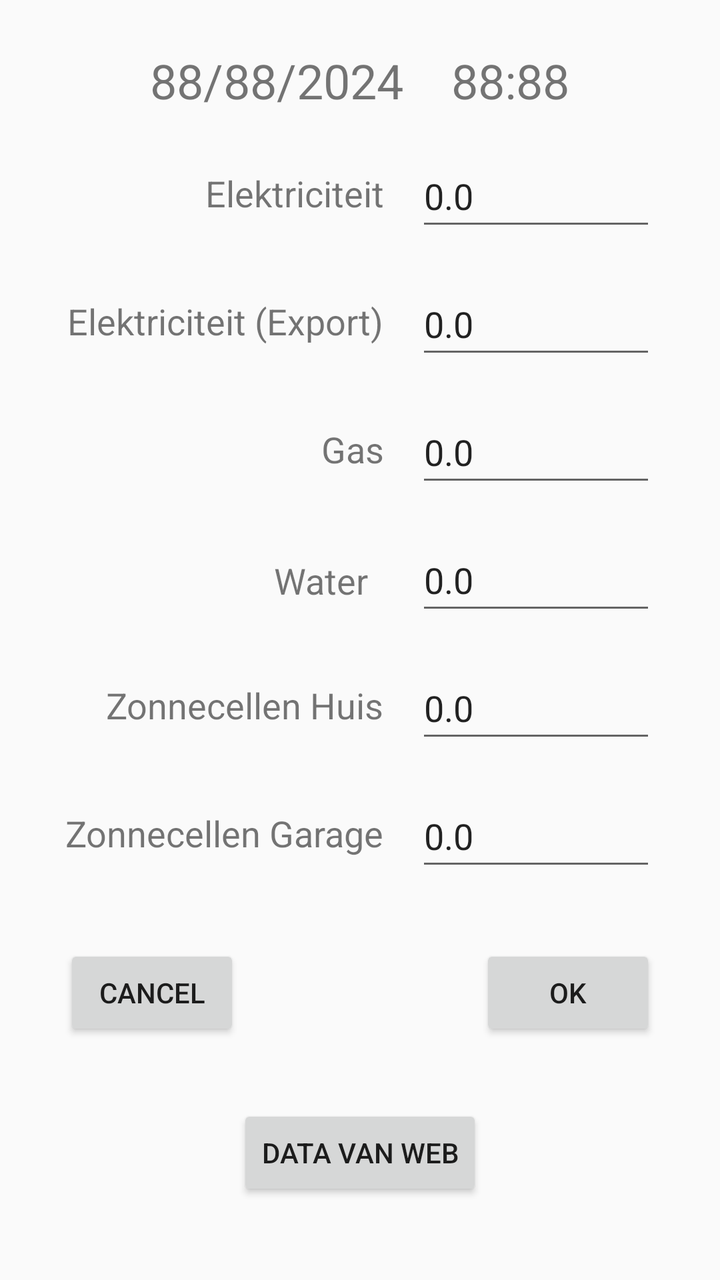
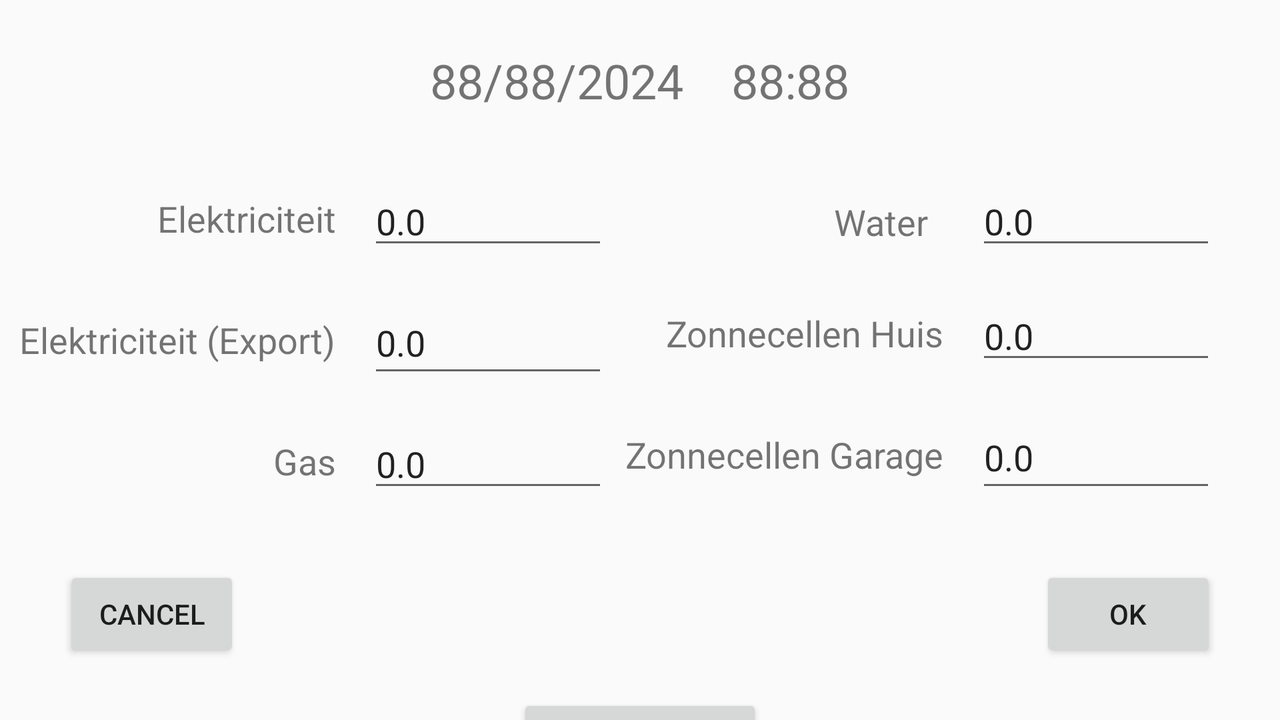

The same Android screen from two of the app's own layout files: first res/layout/ as a phone draws it, then the repository's variant for another configuration, drawn on a device whose configuration selects that folder. Both files follow.
<!-- AndroidManifest.xml: application theme AppTheme -->
<!-- res/layout/fragment_geef_data_in.xml -->
<?xml version="1.0" encoding="utf-8"?>
<FrameLayout xmlns:android="http://schemas.android.com/apk/res/android"
    xmlns:tools="http://schemas.android.com/tools"
    android:layout_width="match_parent"
    android:layout_height="match_parent"
    xmlns:app="http://schemas.android.com/apk/res-auto"
    tools:context=".ui.GeefDataInFragment">


    <androidx.constraintlayout.widget.ConstraintLayout
        android:layout_width="match_parent"
        android:layout_height="match_parent">

        <TextView
            android:id="@+id/RegistratieTijd"
            android:layout_width="wrap_content"
            android:layout_height="0dp"
            android:layout_marginStart="150dp"
            android:layout_marginTop="24dp"
            android:drawableLeft="@drawable/ic_access_time_black_24dp"
            android:text="88:88"
            android:textSize="24sp"
            android:visibility="visible"
            app:layout_constraintEnd_toEndOf="parent"
            app:layout_constraintStart_toStartOf="parent"
            app:layout_constraintTop_toTopOf="parent" />

        <TextView
            android:id="@+id/RegistratieDatum"
            android:layout_width="wrap_content"
            android:layout_height="wrap_content"
            android:layout_marginEnd="24dp"
            android:drawableLeft="@drawable/ic_date_range_black_24dp"
            android:text="88/88/2024"
            android:textSize="24sp"
            app:layout_constraintBottom_toBottomOf="@+id/RegistratieTijd"
            app:layout_constraintEnd_toStartOf="@+id/RegistratieTijd"
            app:layout_constraintTop_toTopOf="@+id/RegistratieTijd" />


        <TextView
            android:id="@+id/textElec"
            android:layout_width="wrap_content"
            android:layout_height="wrap_content"
            android:layout_marginEnd="16dp"
            android:text="@string/dialog_tv_el_meter"
            android:textSize="18sp"
            app:layout_constraintBottom_toBottomOf="@+id/EdtEL"
            app:layout_constraintEnd_toStartOf="@+id/EdtEL"
            app:layout_constraintTop_toTopOf="@+id/EdtEL" />

        <EditText
            android:id="@+id/EdtEL"
            android:layout_width="120dp"
            android:layout_height="wrap_content"
            android:layout_marginTop="16dp"
            android:layout_marginEnd="32dp"
            android:inputType="numberDecimal"
            android:minHeight="48dp"
            android:selectAllOnFocus="true"
            android:text="0.0"
            app:layout_constraintEnd_toEndOf="parent"
            app:layout_constraintTop_toBottomOf="@+id/RegistratieTijd" />

        <TextView
            android:id="@+id/textElecEx"
            android:layout_width="wrap_content"
            android:layout_height="wrap_content"
            android:layout_marginEnd="16dp"
            android:text="@string/dialog_tv_el_meter_ex"
            android:textSize="18sp"
            app:layout_constraintBottom_toBottomOf="@+id/EdtELEx"
            app:layout_constraintEnd_toStartOf="@+id/EdtELEx"
            app:layout_constraintTop_toTopOf="@+id/EdtELEx" />

        <EditText
            android:id="@+id/EdtELEx"
            android:layout_width="120dp"
            android:layout_height="wrap_content"
            android:layout_marginTop="16dp"
            android:layout_marginEnd="32dp"
            android:inputType="numberDecimal"
            android:minHeight="48dp"
            android:selectAllOnFocus="true"
            android:text="0.0"
            app:layout_constraintEnd_toEndOf="parent"
            app:layout_constraintTop_toBottomOf="@+id/EdtEL" />

        <TextView
            android:id="@+id/textgas"
            android:layout_width="wrap_content"
            android:layout_height="wrap_content"
            android:layout_marginEnd="16dp"
            android:text="@string/dialog_tv_ga_meter"
            android:textSize="18sp"
            app:layout_constraintBottom_toBottomOf="@+id/EdtGas"
            app:layout_constraintEnd_toStartOf="@+id/EdtGas"
            app:layout_constraintTop_toTopOf="@+id/EdtGas" />

        <EditText
            android:id="@+id/EdtGas"
            android:layout_width="120dp"
            android:layout_height="wrap_content"
            android:layout_marginTop="16dp"
            android:layout_marginEnd="32dp"
            android:inputType="numberDecimal"
            android:minHeight="48dp"
            android:selectAllOnFocus="true"
            android:text="0.0"
            app:layout_constraintEnd_toEndOf="parent"
            app:layout_constraintTop_toBottomOf="@+id/EdtELEx" />

        <TextView
            android:id="@+id/textwater"
            android:layout_width="55dp"
            android:layout_height="21dp"
            android:layout_marginEnd="16dp"
            android:text="@string/dialog_tv_wa_meter"
            android:textSize="18sp"
            app:layout_constraintBottom_toBottomOf="@+id/EdtWat"
            app:layout_constraintEnd_toStartOf="@+id/EdtWat"
            app:layout_constraintTop_toTopOf="@+id/EdtWat" />

        <EditText
            android:id="@+id/EdtWat"
            android:layout_width="120dp"
            android:layout_height="wrap_content"
            android:layout_marginTop="16dp"
            android:layout_marginEnd="32dp"
            android:inputType="numberDecimal"
            android:minHeight="48dp"
            android:selectAllOnFocus="true"
            android:text="0.0"
            app:layout_constraintEnd_toEndOf="parent"
            app:layout_constraintTop_toBottomOf="@+id/EdtGas" />

        <TextView
            android:id="@+id/textpv"
            android:layout_width="wrap_content"
            android:layout_height="wrap_content"
            android:layout_marginEnd="16dp"
            android:text="@string/dialog_tv_pv_meter"
            android:textSize="18sp"
            app:layout_constraintBottom_toBottomOf="@+id/EdtPV"
            app:layout_constraintEnd_toStartOf="@+id/EdtPV"
            app:layout_constraintTop_toTopOf="@+id/EdtPV" />

        <EditText
            android:id="@+id/EdtPV"
            android:layout_width="120dp"
            android:layout_height="wrap_content"
            android:layout_marginTop="16dp"
            android:layout_marginEnd="32dp"
            android:inputType="numberDecimal"
            android:minHeight="48dp"
            android:selectAllOnFocus="true"
            android:text="0.0"
            app:layout_constraintEnd_toEndOf="parent"
            app:layout_constraintTop_toBottomOf="@+id/EdtWat" />

        <TextView
            android:id="@+id/textpv2"
            android:layout_width="wrap_content"
            android:layout_height="wrap_content"
            android:layout_marginEnd="16dp"
            android:text="@string/dialog_tv_pv_meter2"
            android:textSize="18sp"
            app:layout_constraintBottom_toBottomOf="@+id/EdtPV2"
            app:layout_constraintEnd_toStartOf="@+id/EdtPV2"
            app:layout_constraintTop_toTopOf="@+id/EdtPV2" />

        <EditText
            android:id="@+id/EdtPV2"
            android:layout_width="120dp"
            android:layout_height="wrap_content"
            android:layout_marginTop="16dp"
            android:layout_marginEnd="32dp"
            android:inputType="numberDecimal"
            android:minHeight="48dp"
            android:selectAllOnFocus="true"
            android:text="0.0"
            app:layout_constraintEnd_toEndOf="parent"
            app:layout_constraintTop_toBottomOf="@+id/EdtPV" />

        <Button
            android:id="@+id/buttonsave"
            android:layout_width="wrap_content"
            android:layout_height="wrap_content"
            android:layout_marginTop="32dp"
            android:layout_marginEnd="32dp"
            android:text="@android:string/ok"
            app:layout_constraintEnd_toEndOf="parent"
            app:layout_constraintTop_toBottomOf="@+id/EdtPV2" />

        <Button
            android:id="@+id/buttoncancel"
            android:layout_width="wrap_content"
            android:layout_height="wrap_content"
            android:layout_marginStart="32dp"
            android:text="@android:string/cancel"
            app:layout_constraintBottom_toBottomOf="@+id/buttonsave"
            app:layout_constraintStart_toStartOf="parent"
            app:layout_constraintTop_toTopOf="@+id/buttonsave" />

        <Button
            android:id="@+id/buttonpopulate"
            android:layout_width="wrap_content"
            android:layout_height="wrap_content"
            android:layout_marginTop="32dp"
            android:text="@string/knop_populate"
            app:layout_constraintEnd_toEndOf="parent"
            app:layout_constraintStart_toStartOf="parent"
            app:layout_constraintTop_toBottomOf="@+id/buttonsave" />

    </androidx.constraintlayout.widget.ConstraintLayout>
</FrameLayout>
<!-- resources referenced by this layout -->
<resources>
  <string name="dialog_tv_el_meter">Elektriciteit</string>
  <string name="dialog_tv_el_meter_ex">Elektriciteit (Export)</string>
  <string name="dialog_tv_ga_meter">Gas</string>
  <string name="dialog_tv_pv_meter">Zonnecellen Huis</string>
  <string name="dialog_tv_pv_meter2">Zonnecellen Garage</string>
  <string name="dialog_tv_wa_meter">Water</string>
  <string name="knop_populate">Data van web</string>
  <style name="AppTheme" parent="Theme.AppCompat.DayNight.DarkActionBar">
          
          <item name="colorPrimary">@color/colorPrimary</item>
          <item name="colorPrimaryDark">@color/colorPrimaryDark</item>
          <item name="colorAccent">@color/colorAccent</item>
          <item name="colorSecondary">@color/colorSecondary</item>
          <item name="android:windowSplashScreenBackground">@color/colorSecondary</item>
      </style>
  <color name="colorPrimary">#8BC34A</color>
  <color name="colorPrimaryDark">#4CAF50</color>
  <color name="colorAccent">#009688</color>
  <color name="colorSecondary">#FF5722</color>
</resources>
<!-- res/layout-land/fragment_geef_data_in.xml (the repository's variant of the layout above) -->
<!-- drawn on the phone turned sideways -->
<?xml version="1.0" encoding="utf-8"?>
<FrameLayout xmlns:android="http://schemas.android.com/apk/res/android"
xmlns:tools="http://schemas.android.com/tools"
android:layout_width="match_parent"
android:layout_height="match_parent"
xmlns:app="http://schemas.android.com/apk/res-auto"
tools:context=".ui.GeefDataInFragment">


<androidx.constraintlayout.widget.ConstraintLayout
    android:layout_width="match_parent"
    android:layout_height="match_parent">

    <TextView
        android:id="@+id/RegistratieTijd"
        android:layout_width="wrap_content"
        android:layout_height="0dp"
        android:layout_marginStart="150dp"
        android:layout_marginTop="24dp"
        android:drawableLeft="@drawable/ic_access_time_black_24dp"
        android:text="88:88"
        android:textSize="24sp"
        android:visibility="visible"
        app:layout_constraintEnd_toEndOf="parent"
        app:layout_constraintStart_toStartOf="parent"
        app:layout_constraintTop_toTopOf="parent" />

    <TextView
        android:id="@+id/RegistratieDatum"
        android:layout_width="wrap_content"
        android:layout_height="wrap_content"
        android:layout_marginEnd="24dp"
        android:drawableLeft="@drawable/ic_date_range_black_24dp"
        android:text="88/88/2024"
        android:textSize="24sp"
        app:layout_constraintBottom_toBottomOf="@+id/RegistratieTijd"
        app:layout_constraintEnd_toStartOf="@+id/RegistratieTijd"
        app:layout_constraintTop_toTopOf="@+id/RegistratieTijd" />


    <TextView
        android:id="@+id/textElec"
        android:layout_width="wrap_content"
        android:layout_height="wrap_content"
        android:layout_marginEnd="16dp"
        android:text="@string/dialog_tv_el_meter"
        android:textSize="18sp"
        app:layout_constraintBottom_toBottomOf="@+id/EdtEL"
        app:layout_constraintEnd_toStartOf="@+id/EdtEL"
        app:layout_constraintTop_toTopOf="@+id/EdtEL" />

    <EditText
        android:id="@+id/EdtEL"
        android:layout_width="120dp"
        android:layout_height="wrap_content"
        android:layout_marginTop="32dp"
        android:inputType="numberDecimal"
        android:selectAllOnFocus="true"
        android:text="0.0"
        app:layout_constraintEnd_toStartOf="@+id/EdtWat"
        app:layout_constraintStart_toStartOf="parent"
        app:layout_constraintTop_toBottomOf="@+id/RegistratieTijd" />

    <TextView
        android:id="@+id/textElecEx"
        android:layout_width="wrap_content"
        android:layout_height="wrap_content"
        android:layout_marginEnd="16dp"
        android:text="@string/dialog_tv_el_meter_ex"
        android:textSize="18sp"
        app:layout_constraintBottom_toBottomOf="@+id/EdtELEx"
        app:layout_constraintEnd_toStartOf="@+id/EdtELEx"
        app:layout_constraintTop_toTopOf="@+id/EdtELEx" />

    <EditText
        android:id="@+id/EdtELEx"
        android:layout_width="120dp"
        android:layout_height="wrap_content"
        android:layout_marginTop="16dp"
        android:inputType="numberDecimal"
        android:minHeight="48dp"
        android:selectAllOnFocus="true"
        android:text="0.0"
        app:layout_constraintEnd_toStartOf="@+id/EdtPV"
        app:layout_constraintStart_toStartOf="parent"
        app:layout_constraintTop_toBottomOf="@+id/EdtEL" />

    <TextView
        android:id="@+id/textgas"
        android:layout_width="wrap_content"
        android:layout_height="wrap_content"
        android:layout_marginEnd="16dp"
        android:text="@string/dialog_tv_ga_meter"
        android:textSize="18sp"
        app:layout_constraintBottom_toBottomOf="@+id/EdtGas"
        app:layout_constraintEnd_toStartOf="@+id/EdtGas"
        app:layout_constraintTop_toTopOf="@+id/EdtGas" />

    <EditText
        android:id="@+id/EdtGas"
        android:layout_width="120dp"
        android:layout_height="wrap_content"
        android:layout_marginTop="16dp"
        android:inputType="numberDecimal"
        android:selectAllOnFocus="true"
        android:text="0.0"
        app:layout_constraintEnd_toStartOf="@+id/EdtPV2"
        app:layout_constraintStart_toStartOf="parent"
        app:layout_constraintTop_toBottomOf="@+id/EdtELEx" />

    <TextView
        android:id="@+id/textwater"
        android:layout_width="55dp"
        android:layout_height="21dp"
        android:layout_marginEnd="16dp"
        android:text="@string/dialog_tv_wa_meter"
        android:textSize="18sp"
        app:layout_constraintBottom_toBottomOf="@+id/EdtWat"
        app:layout_constraintEnd_toStartOf="@+id/EdtWat"
        app:layout_constraintTop_toTopOf="@+id/EdtWat" />

    <EditText
        android:id="@+id/EdtWat"
        android:layout_width="120dp"
        android:layout_height="wrap_content"
        android:layout_marginTop="32dp"
        android:layout_marginEnd="32dp"
        android:inputType="numberDecimal"
        android:selectAllOnFocus="true"
        android:text="0.0"
        app:layout_constraintEnd_toEndOf="parent"
        app:layout_constraintTop_toBottomOf="@+id/RegistratieTijd" />

    <TextView
        android:id="@+id/textpv"
        android:layout_width="wrap_content"
        android:layout_height="wrap_content"
        android:layout_marginEnd="16dp"
        android:text="@string/dialog_tv_pv_meter"
        android:textSize="18sp"
        app:layout_constraintBottom_toBottomOf="@+id/EdtPV"
        app:layout_constraintEnd_toStartOf="@+id/EdtPV"
        app:layout_constraintTop_toTopOf="@+id/EdtPV" />

    <EditText
        android:id="@+id/EdtPV"
        android:layout_width="120dp"
        android:layout_height="wrap_content"
        android:layout_marginTop="16dp"
        android:layout_marginEnd="32dp"
        android:inputType="numberDecimal"
        android:selectAllOnFocus="true"
        android:text="0.0"
        app:layout_constraintEnd_toEndOf="parent"
        app:layout_constraintTop_toBottomOf="@+id/EdtWat" />

    <TextView
        android:id="@+id/textpv2"
        android:layout_width="wrap_content"
        android:layout_height="wrap_content"
        android:layout_marginEnd="16dp"
        android:text="@string/dialog_tv_pv_meter2"
        android:textSize="18sp"
        app:layout_constraintBottom_toBottomOf="@+id/EdtPV2"
        app:layout_constraintEnd_toStartOf="@+id/EdtPV2"
        app:layout_constraintTop_toTopOf="@+id/EdtPV2" />

    <EditText
        android:id="@+id/EdtPV2"
        android:layout_width="120dp"
        android:layout_height="wrap_content"
        android:layout_marginTop="16dp"
        android:layout_marginEnd="32dp"
        android:inputType="numberDecimal"
        android:minHeight="48dp"
        android:selectAllOnFocus="true"
        android:text="0.0"
        app:layout_constraintEnd_toEndOf="parent"
        app:layout_constraintTop_toBottomOf="@+id/EdtPV" />

    <Button
        android:id="@+id/buttonsave"
        android:layout_width="wrap_content"
        android:layout_height="wrap_content"
        android:layout_marginTop="32dp"
        android:layout_marginEnd="32dp"
        android:text="@android:string/ok"
        app:layout_constraintEnd_toEndOf="parent"
        app:layout_constraintTop_toBottomOf="@+id/EdtGas" />

    <Button
        android:id="@+id/buttoncancel"
        android:layout_width="wrap_content"
        android:layout_height="wrap_content"
        android:layout_marginStart="32dp"
        android:layout_marginTop="32dp"
        android:text="@android:string/cancel"
        app:layout_constraintStart_toStartOf="parent"
        app:layout_constraintTop_toBottomOf="@+id/EdtGas" />

    <Button
        android:id="@+id/buttonpopulate"
        android:layout_width="wrap_content"
        android:layout_height="wrap_content"
        android:layout_marginTop="16dp"
        android:text="@string/knop_populate"
        app:layout_constraintEnd_toEndOf="parent"
        app:layout_constraintStart_toStartOf="parent"
        app:layout_constraintTop_toBottomOf="@+id/buttoncancel" />

</androidx.constraintlayout.widget.ConstraintLayout>
</FrameLayout>
